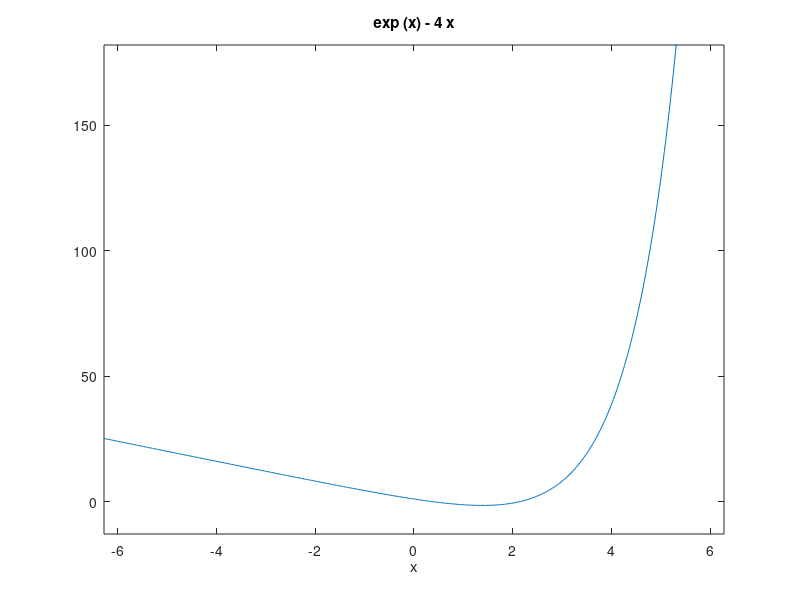

This chart was generated by the following MATLAB code: (Note: this script raises an error after producing the figure.)
% Ex1
clear;clc;

f = @(x) exp(x) - 4*x;
ezplot(f); % pour visualiser les 0
yline(0,'k--'); % Ligne du y=0

sol1 = bissection(-1, 1, 1e-10, f)
sol2 = bissection(1, 3, 1e-10, f)
% vérif
f_sol1 = f(sol1)
f_sol2 = f(sol2)

% Plot the two points
hold on;
plot([sol1 sol2], [f_sol1 f_sol2], 'o');